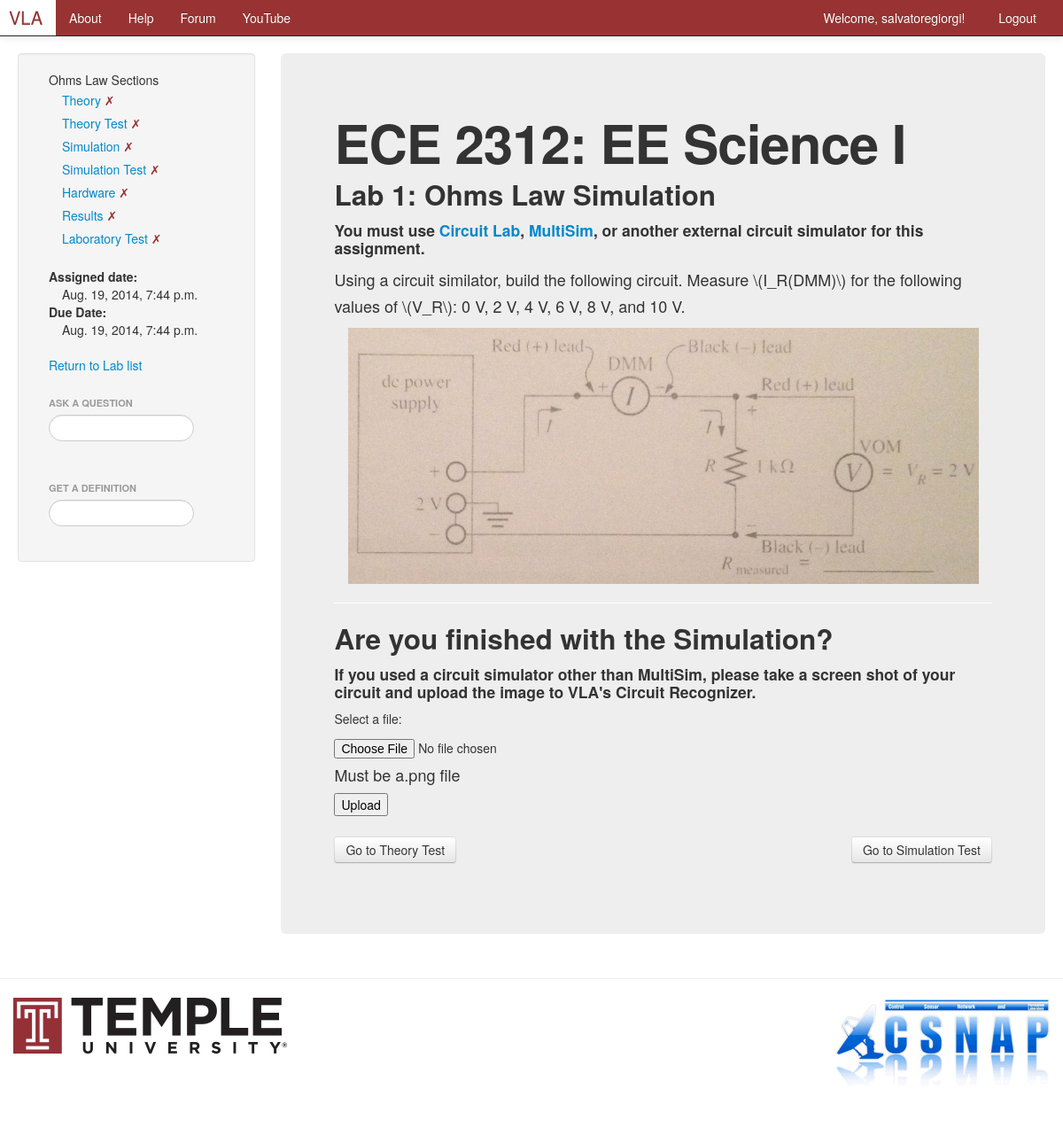
The page /vla/course/EE_Science_I/Ohms_Law/simulation/Ohms_Law_Simulation/ (signed in) on the database its author committed.
### VLA/models.py (models this page shows, shortened)
class Laboratory(models.Model):
    course = models.ForeignKey(Course)
    name = models.CharField(max_length=128, unique=True)
    start_date = models.DateTimeField('Date Assigned', blank=True, null=True)
    due_date = models.DateTimeField('Date Due', blank=True, null=True)
    lab_number = models.IntegerField(default=0)

class Course(models.Model):
    name = models.CharField(max_length=128, unique=True)
    crn = models.IntegerField(default=0, blank=True)
    subj = models.CharField(max_length=10)
    course_number = models.IntegerField(default=0)
    section_number = models.IntegerField(default=0, blank=True)
    start_date = models.DateField('Course Start Date', blank=True, null=True)
    end_date = models.DateField('Course End Date', blank=True, null=True)
    lecture_time = models.TimeField('Lecture Time', blank=True, null=True)
    lecture_days = models.CharField(max_length=50, blank=True)
    lecture_location = models.CharField(max_length=50, blank=True)
    lab_time = models.TimeField('Lab Time', blank=True, null=True)
    lab_days = models.CharField(max_length=50, blank=True)
    lab_location = models.CharField(max_length=50, blank=True)
    course_description = models.TextField(max_length=500, blank=True)
    course_overview = models.TextField(max_length=500, blank=True)
    website = models.URLField(blank=True)
    instructor_name = models.CharField(max_length=50, blank=True)
    instructor_email = models.EmailField(blank=True)
    instructor_office_hours = models.TimeField(blank=True, null=True)
    instructor_office_days = models.CharField(max_length=50, blank=True)
    instructor_office_location = models.CharField(max_length=50, blank=True)
    instructor_phone = models.CharField(max_length=50, blank=True)
    TA_name = models.CharField(max_length=50, blank=True)
    TA_email = models.EmailField(blank=True)
    TA_office_hours = models.TimeField(blank=True, null=True)
    TA_office_days = models.CharField(max_length=50, blank=True)
    TA_office_location = models.CharField(max_length=50, blank=True)
    TA_phone = models.CharField(max_length=128, blank=True)

class Simulation(models.Model):
    lab = models.OneToOneField(Laboratory)
    name = models.CharField(max_length=128)

class SimulationElement(models.Model):
    simulation = models.ForeignKey(Simulation)
    name = models.CharField(max_length=128)
    number = models.IntegerField(default=0)
    text_input = models.TextField(blank=True)
    image_input = models.FileField(upload_to='static/', blank=True)
    equation_input = models.CharField(max_length=128, blank=True)
    video_input = models.CharField(max_length=64, blank=True)
    TYPE_CHOICES = (
        ('text', 'text'),
        ('image', 'image'),
        ('equation', 'equation'),
        ('latex', 'latex'),
        ('video', 'video'),
        ('table', 'table'),
        ('caption', 'caption'),
    )
    element_type = models.CharField(choices=TYPE_CHOICES, max_length=8)

### VLA/views.py (the view, shortened to what this page needs)
# urls.py: url(r'^course/(?P<course_name_url>\w+)/(?P<lab_name_url>\w+)/simulation/(?P<simulation_name_url>\w+)/$', views.simulation, name='simulation'),
def simulation(request, course_name_url, lab_name_url, simulation_name_url):
    if not request.user.is_authenticated():
        return render(request, 'VLA/login.html')
    else:
        user = request.user
        username = request.user.username
        course_name = course_name_url.replace('_', ' ')
        lab_name = lab_name_url.replace('_', ' ')
        context_dict = {'lab_name': lab_name}
        context_dict['def_searched'] = False
        context_dict['def_list'] = Node.objects.all()
        context_dict['question_searched'] = False
        context_dict['question_list'] = AnswerWithQuestion.objects.all()
        try:
            course = Course.objects.get(name=course_name)
            course.url = course_name_url
            context_dict['course'] = course
        except Course.DoesNotExist:
            pass
        try:
            lab = Laboratory.objects.filter(course=course).get(name=lab_name)
            lab.url = lab_name_url
            context_dict['lab'] = lab
            context_dict['student_progress'] = LabProgress.objects.filter(user=user).get(lab=lab)
            context_dict = get_sections(context_dict, lab)
            context_dict['simulation_elements'] = SimulationElement.objects.filter(simulation=context_dict['simulation'])
        except Laboratory.DoesNotExist:
            pass
        context_dict['image_form'] = UserSimulationImage()
        context_dict['error_message'] = False
        return render(request, 'VLA/simulation.html', context_dict)

### VLA/forms.py (shortened to what this page needs)
class UserSimulationImage(forms.Form):
    image = forms.FileField(label='Select a file',
                            help_text='Must be a.png file')

### VLA/templates/VLA/simulation.html (shortened to what this page needs)
{% extends 'VLA/base.html' %}
{% load staticfiles %}
{% block sidetitle %}{{ lab_name }} Sections{% endblock %}
{% block sidebar %}
    {% include 'VLA/lab_section_list.html' with labs=labs %}
{% endblock %}
{% block body_block %}
<div class="hero-unit">
    <h1>{{ course.subj }} {{ course.course_number }}: {{ course.name }}</h1>
    <h2>Lab {{ lab.lab_number }}: {{ simulation.name }}</h2>
    <h4>You must use <a href="http://www.circuitlab.com/" target="new">Circuit Lab</a>, <a href="{% url 'question' 'How_to_use_Multisim' %}">MultiSim</a>, or another
        external circuit simulator for this assignment.</h4>
    {% if simulation_elements %}
    {% for element in simulation_elements %}
        {% if element.element_type == 'text' %}
            <p>{{ element.text_input }}</p>
        {% elif element.element_type == 'image' %}
            <p><center><img src="{% static element.image_input %}"></center></p>
        {% elif element.element_type == 'latex' %}
            <p><center>$${{ element.equation_input }}$$</center></p>
        {% elif element.element_type == 'equation' %}
            <p><center>{{ element.equation_input }}</center></p>
        {% elif element.element_type == 'table' %}
            <p><center>THERE WILL BE A TABLE HERE</center></p>
        {% elif element.element_type == 'caption' %}
            <p><center><b>{{ element.text_input }}</b></center></p>
        {% endif %}
    {% endfor %}
    {% endif %}
    <hr>
    {% if not student_progress.simulation_finished %}
        <h2>Are you finished with the Simulation?</h2>
        <h4>If you used a circuit simulator other than MultiSim, please take a screen shot of your
        circuit and upload the image to VLA's Circuit Recognizer.</h4>
        <form action="{% url 'simulation' course.url lab.url simulation.url %}" method="post" enctype="multipart/form-data">
            {{ image_form }}
            <p><input type="submit" value="Upload" /></p>
        </form>
    {% endif %}
    <div class="row-fluid">
        {% if theorytest %}
            <div class="span6">
                <a class="btn" href="{% url 'theorytest' course.url lab.url theorytest.url %}">Go to Theory Test</a>
            </div>
        {% endif %}
        {% if simulationtest %}
            <div class="span6">
                <ul class="nav pull-right">
                    <a class="btn" href="{% url 'simulationtest' course.url lab.url simulationtest.url %}">Go to Simulation Test</a>
                </ul>
            </div>
        {% endif %}
    </div>
</div>
{% endblock %}

### VLA/templates/VLA/base.html (shortened to what this page needs)
<!DOCTYPE html>
{% load static %}
{% autoescape off %}
<html>
<head>
    <link href="{% static 'css/bootstrap-fluid-adj.css' %}" rel="stylesheet">
    <link href="{% static 'css/bootstrap.min.css' %}" rel="stylesheet" media="screen">
    <link href="{% static 'css/bootstrap-responsive.css' %}" rel="stylesheet">
</head>
    <body>
        <div class="navbar navbar-inverse navbar-fixed-top">
            <div class="navbar-inner">
                <div class="container">
                    <div class="nav-collapse collapse">
                        <ul class="nav pull-right">
                            {% if user.is_authenticated %}
                             <li><a href="{% url 'profile' user.username %}">Welcome, {{ user.username }}! &nbsp;</a></li>
                             <li><a href="{% url 'logout' %}">Logout</a></li>
                            {% else %}
                             <li><a href="{% url 'register' %}">Register</a></li>
                             <li><a href="{% url 'login' %}">Login</a></li>
                            {% endif %}
                        </ul>
                        <ul class="nav">
                            <li><a class="brand" href="{% url 'index' %}">VLA</a></li>
                            <li><a href="{% url 'about' %}">About</a></li>
                            <li><a href="{% url 'help' %}">Help</a></li>
                            <li><a href="" target="new">Forum</a></li>
                            <li><a href="https://www.youtube.com/channel/UCNU5MvpuVNIAe2NvCiweCNw/" target="new">YouTube</a></li>
                        </ul>
                    </div>
                </div>
            </div>
         </div>
        <div class="container-fluid">
            <div class="row-fluid">
                <div class="span3">
                    {% block sidebar_block %}
                    <div class="well sidebar-nav">
                        <div id="cours">
                            {% if user.is_authenticated %}
                                <ul class="nav nav-list"><li>{% block sidetitle %}Course List{% endblock %}</li>
                                    {% block sidebar %}{% endblock %}
                                </ul>
                                <ul class="nav nav-list">&nbsp;</ul>
                                <ul class="nav nav-list">
                                    <li class="nav-header">Ask a Question</li>
                                    <form>
                                        <li><input  class="search-query span10" type="text" name="question_suggestion" value="" id="question_suggestion" /></li>
                                    </form>
                                </ul>
                                {% if question_list %}
                                    <ul class="nav nav-list">&nbsp;</ul>
                                {% endif %}
                                <ul class="nav nav-list">
                                    <li class="nav-header">Get a Definition</li>
                                    <form>
                                        <li><input  class="search-query span10" type="text" name="definition_suggestion" value="" id="definition_suggestion" /></li>
                                    </form>
                                </ul>
                            {% endif %}
                        </div>
                    </div>
                    {% endblock %}
                </div>
                <div class="span9">
                    {% block body_block %}
                    {% endblock %}
                </div>
            </div>
        </div>
        <hr>
        <footer>
            <div class="container">
                <a href="http://www.temple.edu" target="new"><img src="{% static 'VLA/images/temple_logo.jpg' %}"></a>
                <ul class="nav pull-right">
                    <a href="http://www.temple.edu/csnap/" target="new"><img src="{% static 'VLA/images/csnap_logo.jpg' %}"></a>
                </ul>
            </div>
        </footer>
    </body>
</html>
{% endautoescape %}

### VLA/templates/VLA/lab_section_list.html
    <ul class="nav nav-list">
        {% if theory %}<li><a href="{% url 'theory' course.url lab.url theory.url %}">Theory
            {% if student_progress.theory_finished %}<font color="#009900"> &#x2713; </font>{% else %}<font color="993333"> &#x2717;</font>{% endif %} </a></li>{% endif %}
        {% if theorytest %}<li><a href="{% url 'theorytest' course.url lab.url theorytest.url %}">Theory Test
            {% if student_progress.theory_test_finished %}<font color="#009900"> &#x2713; </font>{% else %}<font color="993333"> &#x2717;</font>{% endif %} </a></li>{% endif %}
        {% if simulation %}<li><a href="{% url 'simulation' course.url lab.url simulation.url %}">Simulation
            {% if student_progress.simulation_finished %}<font color="#009900"> &#x2713; </font>{% else %}<font color="993333"> &#x2717;</font>{% endif %} </a></li>{% endif %}
        {% if simulationtest %}<li><a href="{% url 'simulationtest' course.url lab.url simulationtest.url %}">Simulation Test
            {% if student_progress.sim_test_finished %}<font color="#009900"> &#x2713; </font>{% else %}<font color="993333"> &#x2717;</font>{% endif %} </a></li>{% endif %}
        {% if hardware %}<li><a href="{% url 'hardware' course.url lab.url hardware.url %}">Hardware
            {% if student_progress.hardware_finished %}<font color="#009900"> &#x2713; </font>{% else %}<font color="993333"> &#x2717;</font>{% endif %} </a></li>{% endif %}
        {% if results %}<li><a href="{% url 'results' course.url lab.url results.url %}">Results
            {% if student_progress.results_finished %}<font color="#009900"> &#x2713; </font>{% else %}<font color="993333"> &#x2717;</font>{% endif %} </a></li>{% endif %}
        {% if labtest %}<li><a href="{% url 'labtest' course.url lab.url labtest.url %}">Laboratory Test
            {% if student_progress.lab_test_finished %}<font color="#009900"> &#x2713; </font>{% else %}<font color="993333"> &#x2717;</font>{% endif %} </a></li>{% endif %}
    </ul>
    {% if lab.start_date %}
    <ul class="nav nav-list">&nbsp;</ul>
    <b>Assigned date:</b><ul class="nav nav-list">{{ lab.start_date }}</ul>
    {% endif %}
    {% if lab.due_date %}
    <b>Due Date:</b><ul class="nav nav-list"> {{ lab.due_date }}</ul>
    {% endif %}
    <ul class="nav nav-list">&nbsp;</ul>
    <a href="/VLA/course/{{ course.url }}/">Return to Lab list</a>

### rows shown on the page
Laboratory: start_date "Aug. 19, 2014, 7:44 p.m.", due_date "Aug. 19, 2014, 7:44 p.m.", lab_number "1"
Course: subj "ECE", course_number "2312", name "EE Science I"
Simulation: name "Ohms Law Simulation"
SimulationElement: text_input "Using a circuit similator, build the following circuit. Measure \\(I_R(DMM)\\) for the following values of \\(V_R\\): 0 V, 2 V, 4 V, 6 V, 8 V, and 10 V."
SimulationElement: image_input (picture)

### other values the page prints
{{ user.username }} "salvatoregiorgi"
{{ lab_name }} "Ohms Law"
